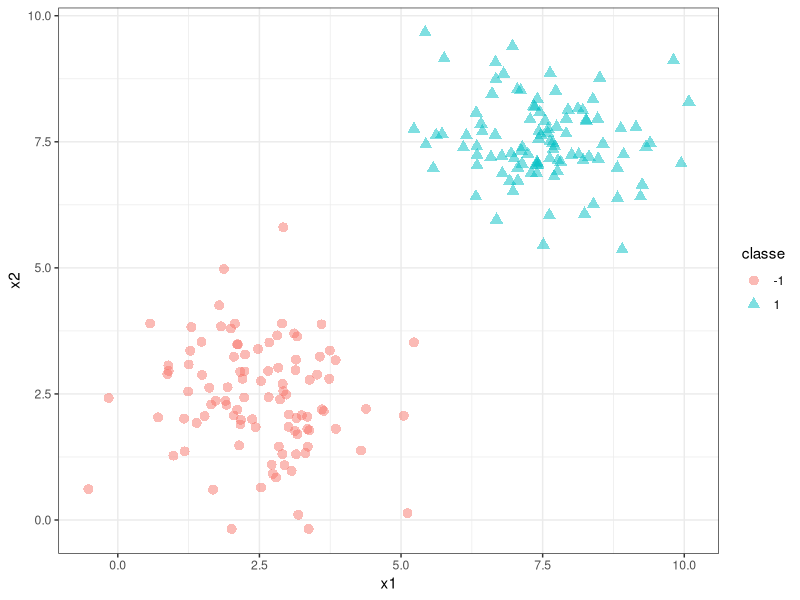
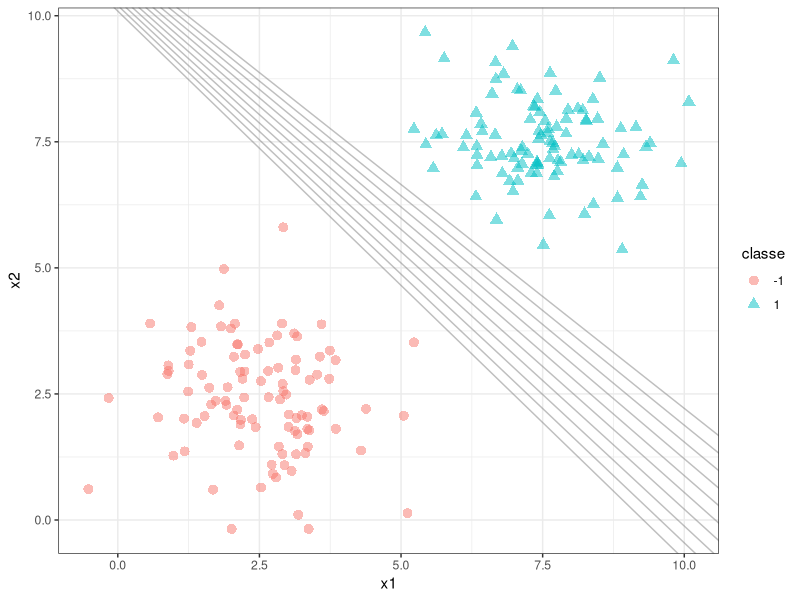
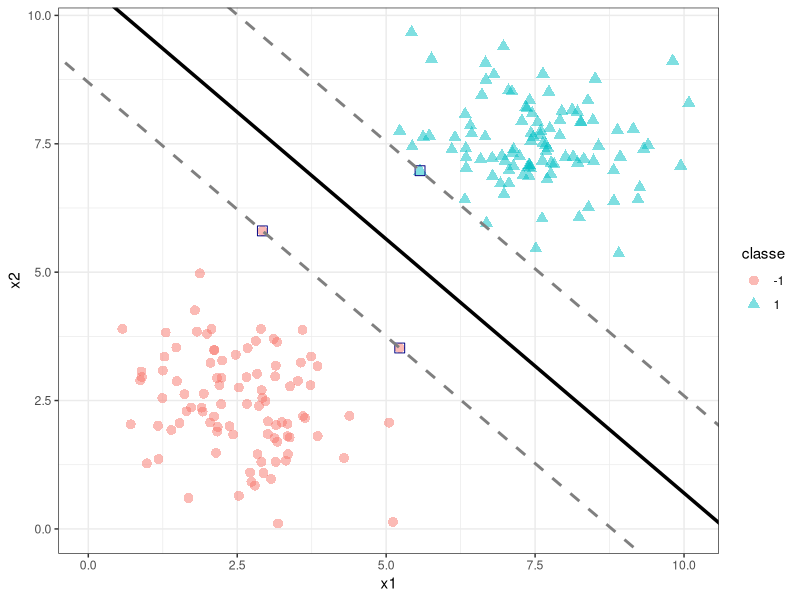
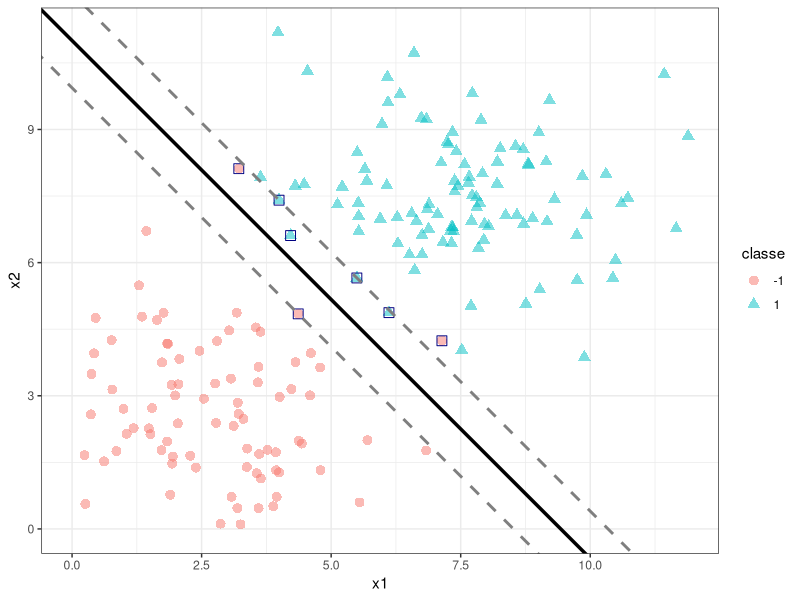
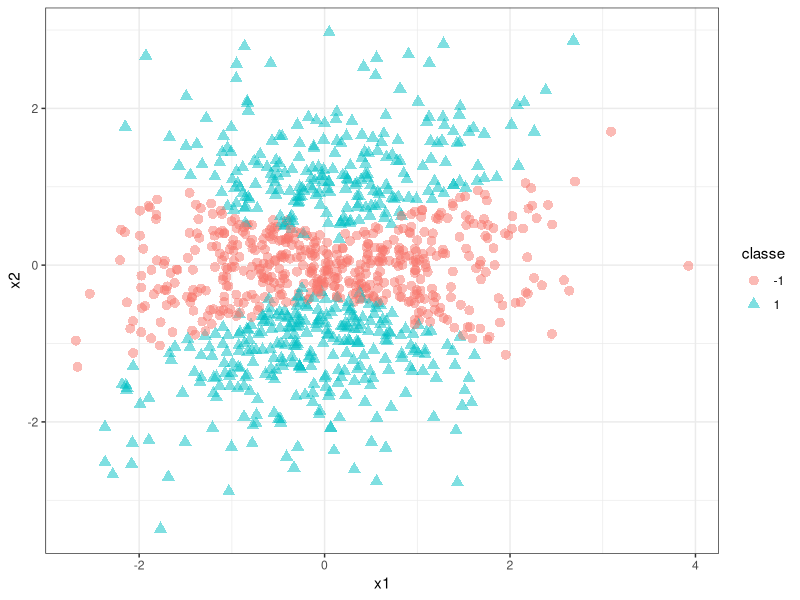
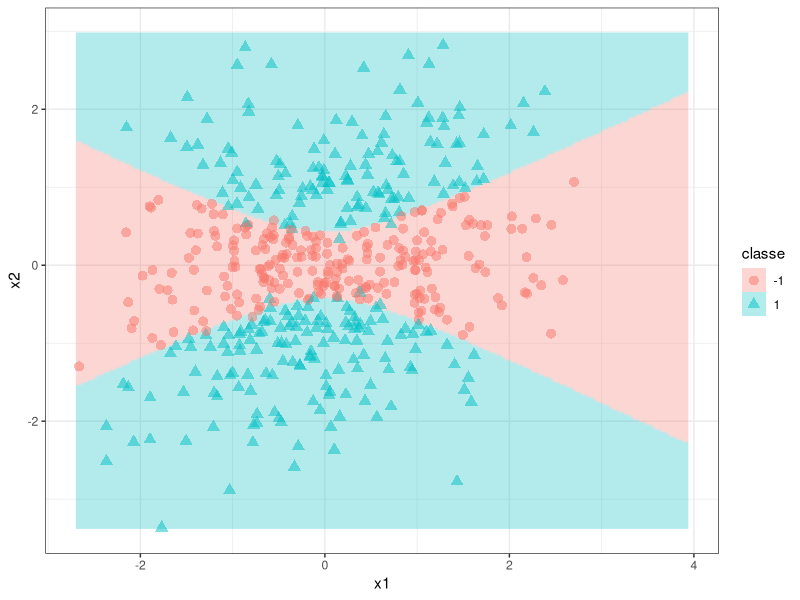
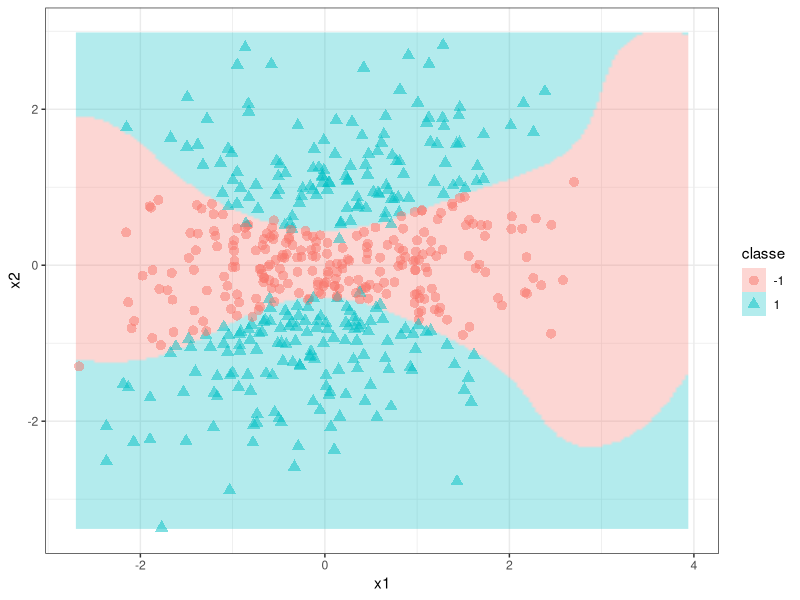

Here is the R script that generated these plots, in order:
## ---- chunk 1
#| message: false
#| warning: false
#| echo: false
library(ggplot2)

set.seed(100)
n <- 100

x1 <- matrix(rnorm(n * 2, mean = 7.5), ncol = 2)
y1 <- rep(1, n)

x2 <- matrix(rnorm(n * 2, mean = 2.5), ncol = 2)
y2 <- rep(-1, n)

x <- rbind(x1, x2)
y <- c(y1, y2)
data <- data.frame(x1 = x[, 1], x2 = x[, 2], classe = as.factor(y))


ggplot(data, aes(x = x1, y = x2, color = classe, pch = classe)) +
  geom_point(size = 3, alpha = 0.5) +
  labs(x = "x1", y = "x2") +
  theme_bw()

## ---- chunk 2
#| message: false
#| warning: false
#| echo: false

model <- glm(classe ~ x1 + x2, data = data, family=binomial)

coef <- coef(model)
slope <- -coef[2] / coef[3]
intercept <- -coef[1] / coef[3]

n_lines <- 10
intercepts <- seq(intercept - .5, intercept + .5, length.out = n_lines)
slopes <- seq(slope - .1, slope + .1, length.out = n_lines)

ggplot(data, aes(x = x1, y = x2, color = classe, pch = classe)) +
  geom_point(size = 3, alpha = 0.5) +
  geom_abline(aes(slope = slope, intercept = intercepts), 
              data = data.frame(slope = slopes, 
                                intercept = intercept),
              color = "gray50", linetype = "solid", alpha = 0.5) +
  labs(x = "x1", y = "x2") +
  theme_bw()
## ---- chunk 3
#| message: false
#| warning: false
#| echo: false

library(e1071)
svm_model <- svm(classe ~ x1 + x2, data = data, kernel = "linear", scale = F, cost = 5)

coefs <- coef(svm_model)
intercept <- -coefs[1]/coefs[3]
slope <- -coefs[2]/coefs[3]

# Calcular a margem
margin <- 1 / coefs[3]

ggplot(data, aes(x = x1, y = x2, color = classe, pch = classe)) +
  geom_point(size = 3, alpha = 0.5) +
  geom_point(data=data[svm_model$index,], 
             mapping=aes(x = x1, y = x2, color = classe), 
             pch=0, col = "navy", size = 3) +
  geom_abline(slope = slope, intercept = intercept, color = "black", linetype = "solid", size = 1.2) +  # Linha separadora
  geom_abline(slope = slope, intercept = intercept+margin, color = "gray50", linetype = "dashed", size = 1) +  # Margem superior
  geom_abline(slope = slope, intercept = intercept-margin, color = "gray50", linetype = "dashed", size = 1) +  # Margem inferior
  labs(x = "x1",
       y = "x2") +
  ylim(0,max(data$x2)) +
  xlim(0,max(data$x1)) +
  theme_bw()
## ---- chunk 4
#| message: false
#| warning: false
#| echo: false

# ggplot(data, aes(x = x1, y = x2, color = classe)) +
#   geom_point(size = 3, alpha = 0.5) +
#   geom_point(data=data[svm_model$index,], 
#              mapping=aes(x = x1, y = x2, color = classe), 
#              pch=0, col = "navy", size = 3) +
#   geom_abline(slope = slope, intercept = intercept, color = "black", linetype = "solid", size = 1.2) +  # Linha separadora
#   geom_abline(slope = slope, intercept = intercept+margin, color = "gray50", linetype = "dashed", size = 1) +  # Margem superior
#   geom_abline(slope = slope, intercept = intercept-margin, color = "gray50", linetype = "dashed", size = 1) +  # Margem inferior
#   labs(x = "x1",
#        y = "x2") +
#   ylim(0,max(data$x2)) +
#   xlim(0,max(data$x1)) +
#   geom_segment(aes(x = 0, y = 0, 
#                    xend = data[svm_model$index,][1,1], 
#                    yend = data[svm_model$index,][1,2]), 
#                col = "grey50",
#                lty=2,
#                arrow = arrow(length = unit(0.1, "inches"))) +
#   geom_segment(aes(x = 0, y = 0, 
#                    xend = data[svm_model$index,][3,1], 
#                    yend = data[svm_model$index,][3,2]), 
#                col = "grey50",
#                lty=2,
#                arrow = arrow(length = unit(0.1, "inches"))) +
#   theme_bw()
## ---- chunk 5
#| message: false
#| warning: false
#| echo: false
library(ggplot2)

set.seed(100)
n <- 100

x1 <- matrix(rnorm(n * 2, mean = 7.5,sd=1.7), ncol = 2)
y1 <- rep(1, n)

x2 <- matrix(rnorm(n * 2, mean = 2.5,sd=1.7), ncol = 2)
y2 <- rep(-1, n)

x <- rbind(x1, x2)
y <- c(y1, y2)
data <- data.frame(x1 = x[, 1], x2 = x[, 2], classe = as.factor(y))

library(e1071)
svm_model <- svm(classe ~ x1 + x2, data = data, kernel = "linear", scale = F, cost = 5)

coefs <- coef(svm_model)
intercept <- -coefs[1]/coefs[3]
slope <- -coefs[2]/coefs[3]

# Calcular a margem
margin <- 1 / coefs[3]

ggplot(data, aes(x = x1, y = x2, color = classe, pch = classe)) +
  geom_point(size = 3, alpha = 0.5) +
  geom_point(data=data[svm_model$index,], 
             mapping=aes(x = x1, y = x2, color = classe), 
             pch=0, col = "navy", size = 3) +
  geom_abline(slope = slope, intercept = intercept, color = "black", linetype = "solid", size = 1.2) +  # Linha separadora
  geom_abline(slope = slope, intercept = intercept+margin, color = "gray50", linetype = "dashed", size = 1) +  # Margem superior
  geom_abline(slope = slope, intercept = intercept-margin, color = "gray50", linetype = "dashed", size = 1) +  # Margem inferior
  labs(x = "x1",
       y = "x2") +
  ylim(0,max(data$x2)) +
  xlim(0,max(data$x1)) +
  theme_bw()
## ---- chunk 6
#| message: false
#| warning: false
#| echo: false

# Parametros para simular dados
library(mvtnorm)
set.seed(14)
m = c(0,0) # vetor de medias
S = matrix(c(1, 0.2, 0.2, 1), 2) # matriz de covariancia

# Simulando dados
dados <- rmvnorm(1000,  mean = m, sigma = S)

# funcao para separar classes
f2 <- function(x1,x2) -2*x1^2 + 6*x2^2 - 1

# transformando em data.frame
dados <-  data.frame(dados)
colnames(dados) <- c("x1","x2")

# definindo coluna com classes
dados$y <- ifelse(f2(dados$x1,dados$x2) + rnorm(nrow(dados), sd = 0.4) > 0, 1, -1)
dados$y <- as.factor(dados$y)

# plotando dados
library(ggplot2)
ggplot(dados, aes(x = x1, y = x2, group = y)) +
  geom_point(aes(color = y,pch=y), size = 3, alpha = 0.5) + 
  labs(col = "classe", pch = "classe") + theme_bw()
## ---- chunk 7
#| message: false
#| warning: false
#| echo: false

### Separando dados de treino e teste
set.seed(1)

tr <- round(0.5*nrow(dados))
treino <- sample(nrow(dados), tr, replace = F)

dados.treino <- dados[treino,]
dados.teste <- dados[-treino,]

#################################################################################################
# SVM com kernel polinomial de grau 2
library(e1071)
svm1 <- svm(y~., data = dados.treino, kernel = "polynomial", cost = 10, degree = 2, scale = FALSE)

# validacao cruzada para definir C
set.seed(1)
tune.out <- tune(svm, y~., data = dados.treino, kernel = "polynomial", degree = 2,
                 ranges = list(cost=c(0.001, 0.01, 0.1, 1, 5,10, 100)))

# modelo com C otimo
svm1 <- svm(y~., data = dados.treino, kernel = "polynomial", cost = 100,  degree = 2, scale = FALSE)

#################

### visualizacao
grid <- expand.grid(x1 = seq(min(c(dados.treino$x1, dados.teste$x1)), 
                             max(c(dados.treino$x1, dados.teste$x1)), length = 200),
                    x2 = seq(min(c(dados.treino$x2, dados.teste$x2)), 
                             max(c(dados.treino$x2, dados.teste$x2)), length = 200))

grid$class <- predict(svm1, grid)

## Teste
ggplot() + 
  geom_raster(aes(x = grid$x1, y = grid$x2, fill = grid$class), 
              alpha = 0.3, interpolate = T) +
  geom_point(aes(x = dados.teste$x1, y = dados.teste$x2, 
                 color = dados.teste$y,
                 shape = dados.teste$y), size = 3, alpha=.5) + 
  labs(x = "x1", y = "x2", col = "classe", 
       shape = "classe", fill = "classe") + theme_bw()
## ---- chunk 8
#| message: false
#| warning: false
#| echo: false

### Separando dados de treino e teste
set.seed(1)

tr <- round(0.5*nrow(dados))
treino <- sample(nrow(dados), tr, replace = F)

dados.treino <- dados[treino,]
dados.teste <- dados[-treino,]

#################################################################################################
# SVM com kernel radial

ctrl <- tune.control(
  sampling='cross',   # Do cross-validation (the default)
  cross=10,            # Num folds (default = 10)
  nrepeat=2)          # Num repeats (default is 1) 

train.grid <- list(cost=2^(-2:5), gamma=2^seq(-1, 1, by=.5))

# validacao cruzada para definir C
set.seed(1)
tune.out <- tune(svm, y~., data = dados.treino, kernel = "radial", degree = 2,ranges = train.grid)

# modelo com C otimo
svm1 <- svm(y~., data = dados.treino, kernel = "radial", cost = 32,  gamma = .5, scale = FALSE)

#################

### visualizacao
grid <- expand.grid(x1 = seq(min(c(dados.treino$x1, dados.teste$x1)), 
                             max(c(dados.treino$x1, dados.teste$x1)), length = 200),
                    x2 = seq(min(c(dados.treino$x2, dados.teste$x2)), 
                             max(c(dados.treino$x2, dados.teste$x2)), length = 200))

grid$class <- predict(svm1, grid)

## Teste
ggplot() + 
  geom_raster(aes(x = grid$x1, y = grid$x2, fill = grid$class), 
              alpha = 0.3, interpolate = T) +
  geom_point(aes(x = dados.teste$x1, y = dados.teste$x2, 
                 color = dados.teste$y,
                 shape = dados.teste$y), size = 3, alpha=.5) + 
  labs(x = "x1", y = "x2", col = "classe", 
       shape = "classe", fill = "classe") + theme_bw()
